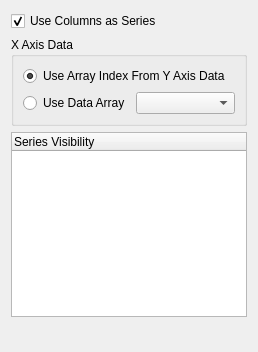
<ui version="4.0" >
 <class>ClientChartDisplay</class>
 <widget class="QWidget" name="ClientChartDisplay" >
  <property name="geometry" >
   <rect>
    <x>0</x>
    <y>0</y>
    <width>254</width>
    <height>352</height>
   </rect>
  </property>
  <layout class="QVBoxLayout" >
   <item>
    <widget class="QCheckBox" name="columnsAsSeries" >
     <property name="text" >
      <string>Use Columns as Series</string>
     </property>
     <property name="checked" >
      <bool>true</bool>
     </property>
    </widget>
   </item>
   <item>
    <widget class="QGroupBox" name="groupBox" >
     <property name="title" >
      <string>X Axis Data</string>
     </property>
     <layout class="QGridLayout" >
      <item row="0" column="0" colspan="2" >
       <widget class="QRadioButton" name="UseArrayIndex" >
        <property name="whatsThis" >
         <string>Select this option to use the indexes of the y-axis array for the x-axis points.</string>
        </property>
        <property name="text" >
         <string>Use Array Index From Y Axis Data</string>
        </property>
        <property name="checked" >
         <bool>true</bool>
        </property>
       </widget>
      </item>
      <item row="1" column="0" >
       <widget class="QRadioButton" name="UseDataArray" >
        <property name="whatsThis" >
         <string>Select this option to use a data array to define the x-axis points.</string>
        </property>
        <property name="text" >
         <string>Use Data Array</string>
        </property>
       </widget>
      </item>
      <item row="1" column="1" >
       <widget class="QComboBox" name="XAxisArray" >
        <property name="whatsThis" >
         <string>Choose the name of the x-axis data array.</string>
        </property>
       </widget>
      </item>
     </layout>
    </widget>
   </item>
   <item>
    <widget class="pqTreeWidget" name="SeriesList" >
     <property name="sizePolicy" >
      <sizepolicy vsizetype="Expanding" hsizetype="Preferred" >
       <horstretch>0</horstretch>
       <verstretch>0</verstretch>
      </sizepolicy>
     </property>
     <property name="whatsThis" >
      <string>This displays the list of line series. You can use the list to edit the series options.</string>
     </property>
     <property name="editTriggers" >
      <set>QAbstractItemView::EditKeyPressed|QAbstractItemView::NoEditTriggers|QAbstractItemView::SelectedClicked</set>
     </property>
     <property name="selectionMode" >
      <enum>QAbstractItemView::ExtendedSelection</enum>
     </property>
     <property name="selectionBehavior" >
      <enum>QAbstractItemView::SelectRows</enum>
     </property>
     <property name="rootIsDecorated" >
      <bool>false</bool>
     </property>
     <column>
      <property name="text" >
       <string>Series Visibility</string>
      </property>
     </column>
    </widget>
   </item>
   <item>
    <spacer>
     <property name="orientation" >
      <enum>Qt::Vertical</enum>
     </property>
     <property name="sizeHint" >
      <size>
       <width>236</width>
       <height>31</height>
      </size>
     </property>
    </spacer>
   </item>
  </layout>
 </widget>
 <customwidgets>
  <customwidget>
   <class>pqTreeWidget</class>
   <extends>QTreeWidget</extends>
   <header>pqTreeWidget.h</header>
  </customwidget>
 </customwidgets>
 <tabstops>
  <tabstop>SeriesList</tabstop>
 </tabstops>
 <resources>
  <include location="../../../../../../ParaView3/Qt/Components/Resources/pqComponents.qrc" />
 </resources>
 <connections/>
</ui>
